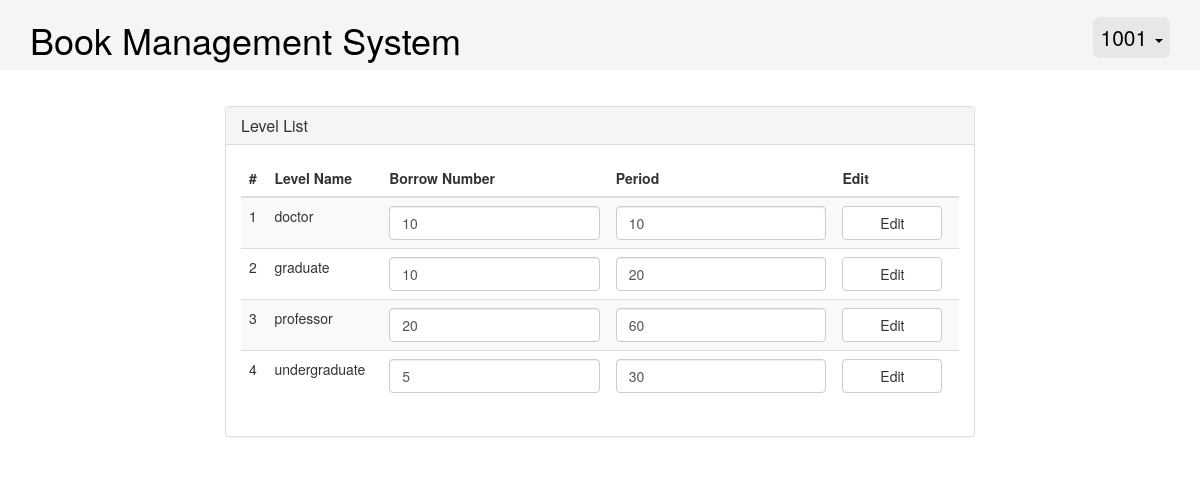
Page /php/admin/level.php (signed in) on the committed database.
### tables this page shows
CREATE TABLE USERLEVEL
(
  LEVELNAME VARCHAR(100) NOT NULL,  
 
  BORROWNUM INT NOT NULL,   
  PERIOD INT NOT NULL,		 
  PRIMARY KEY(LEVELNAME)
);

### php/admin/level.php (the view, shortened to what this page needs)
<!DOCTYPE HTML>
<html>
<head>
	<link rel="stylesheet" type="text/css" href="../../plugins/bootstrap/css/bootstrap.css" />
	<link rel="stylesheet" type="text/css" href="../../css/index.css" />
</head>
<body>
	<div class="page-head">
		<div class="container">
			<div class="row">
				<div class="col-sm-8">
					<h1><a href="admin.php">Book Management System</a></h1>
				</div>
				<div class="col-sm-4">
					<div class="page-head-right">
						<div class="dropdown">
							<a id="dLabel" href="#" class="dropdown-toggle" data-toggle="dropdown" aria-haspopup="true" role="button" aria-expanded="false">
								<?php echo $_SESSION["userId"]; ?>
								<span class="caret"></span>
							</a>
						</div>
					</div>
				</div>
			</div>
		</div>
	</div>
	<div class="container container-body">
		<div class="row">
			<div class="col-sm-8 col-sm-offset-2">
				<div class="panel panel-default">
					<div class="panel-heading">
						<h3 class="panel-title">Level List</h3>
					</div>
					<div class="panel-body">
						<table class="table table-striped">
							<thead>
								<tr>
									<th>#</th><th>Level Name</th><th>Borrow Number</th><th>Period</th><th>Edit</th>
								</tr>
							</thead>
							<tbody>
								<?php
									$result=mysql_query("SELECT LEVELNAME, BORROWNUM, PERIOD FROM USERLEVEL");
									$num=0;
									while ($row=mysql_fetch_array($result))
									{
										++$num;
										echo "<tr><td>$num</td><td>$row[LEVELNAME]</td><td><input id='borrownum$num' class='form-control' type='number' value='$row[BORROWNUM]'></input></td><td><input id='period$num' class='form-control' type='number' value='$row[PERIOD]'></input></td><td><button type='button' class='btn btn-default' onclick='modifyLevel(\"$row[LEVELNAME]\", $(\"#borrownum$num\").val(), $(\"#period$num\").val())'>Edit</button></td></tr>";
									}
								?>
							</tbody>
						</table>
					</div>
				</div>
			</div>
		</div>
	</div>
</body>
</html>

### css/index.css (style rules this page uses)
.page-head { background-color: #F5F5F5; }
.page-head-right { background-color: #E7E7E7; color: #000000; font-size: 21px; line-height: 1.3; margin-top: 17px; padding: 7px; float: right; border-radius: 7px; }
.page-head-right a { color: #000000; }
.container-body { margin-top: 3%; }
.btn { width: 100px; }
h1 a { color: #000000; }

### rows in the picture
userlevel: LEVELNAME "doctor", BORROWNUM "10", PERIOD "10"
userlevel: LEVELNAME "graduate", BORROWNUM "10", PERIOD "20"
userlevel: LEVELNAME "professor", BORROWNUM "20", PERIOD "60"
userlevel: LEVELNAME "undergraduate", BORROWNUM "5", PERIOD "30"

### other values in the picture
$_SESSION["userId"] "1001"
